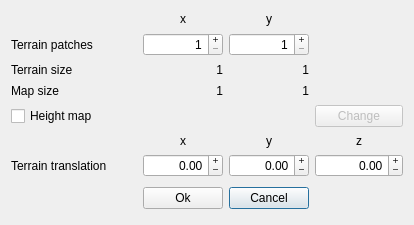
<?xml version="1.0" encoding="UTF-8"?>
<ui version="4.0">
 <class>InitTerrain</class>
 <widget class="QDialog" name="InitTerrain">
  <property name="geometry">
   <rect>
    <x>0</x>
    <y>0</y>
    <width>414</width>
    <height>225</height>
   </rect>
  </property>
  <property name="windowTitle">
   <string>Dialog</string>
  </property>
  <layout class="QGridLayout" name="gridLayout">
   <item row="6" column="5" colspan="2">
    <widget class="QDoubleSpinBox" name="translation_z">
     <property name="alignment">
      <set>Qt::AlignRight|Qt::AlignTrailing|Qt::AlignVCenter</set>
     </property>
     <property name="buttonSymbols">
      <enum>QAbstractSpinBox::PlusMinus</enum>
     </property>
     <property name="minimum">
      <double>-100.000000000000000</double>
     </property>
     <property name="maximum">
      <double>100.000000000000000</double>
     </property>
    </widget>
   </item>
   <item row="1" column="3" colspan="2">
    <widget class="QSpinBox" name="patches_y">
     <property name="alignment">
      <set>Qt::AlignRight|Qt::AlignTrailing|Qt::AlignVCenter</set>
     </property>
     <property name="buttonSymbols">
      <enum>QAbstractSpinBox::PlusMinus</enum>
     </property>
     <property name="minimum">
      <number>1</number>
     </property>
     <property name="maximum">
      <number>64</number>
     </property>
    </widget>
   </item>
   <item row="3" column="0">
    <widget class="QLabel" name="label_3">
     <property name="text">
      <string>Map size</string>
     </property>
    </widget>
   </item>
   <item row="7" column="3" colspan="2">
    <widget class="QPushButton" name="pushButton_2">
     <property name="text">
      <string>Cancel</string>
     </property>
     <property name="icon">
      <iconset resource="icons/resourcen.qrc">
       <normaloff>:/icons/gtk-cancel.png</normaloff>:/icons/gtk-cancel.png</iconset>
     </property>
    </widget>
   </item>
   <item row="6" column="1" colspan="2">
    <widget class="QDoubleSpinBox" name="translation_x">
     <property name="alignment">
      <set>Qt::AlignRight|Qt::AlignTrailing|Qt::AlignVCenter</set>
     </property>
     <property name="buttonSymbols">
      <enum>QAbstractSpinBox::PlusMinus</enum>
     </property>
     <property name="minimum">
      <double>-100.000000000000000</double>
     </property>
     <property name="maximum">
      <double>100.000000000000000</double>
     </property>
    </widget>
   </item>
   <item row="3" column="1" colspan="2">
    <widget class="QLabel" name="map_size_x">
     <property name="text">
      <string>1</string>
     </property>
     <property name="alignment">
      <set>Qt::AlignRight|Qt::AlignTrailing|Qt::AlignVCenter</set>
     </property>
    </widget>
   </item>
   <item row="4" column="1" colspan="4">
    <widget class="QLabel" name="height_map_name">
     <property name="enabled">
      <bool>true</bool>
     </property>
     <property name="text">
      <string/>
     </property>
    </widget>
   </item>
   <item row="4" column="0">
    <widget class="QCheckBox" name="height_map_checkbox">
     <property name="enabled">
      <bool>true</bool>
     </property>
     <property name="text">
      <string>Height map</string>
     </property>
    </widget>
   </item>
   <item row="2" column="0">
    <widget class="QLabel" name="label_2">
     <property name="text">
      <string>Terrain size</string>
     </property>
    </widget>
   </item>
   <item row="2" column="1" colspan="2">
    <widget class="QLabel" name="size_x">
     <property name="text">
      <string>1</string>
     </property>
     <property name="alignment">
      <set>Qt::AlignRight|Qt::AlignTrailing|Qt::AlignVCenter</set>
     </property>
    </widget>
   </item>
   <item row="2" column="3" colspan="2">
    <widget class="QLabel" name="size_y">
     <property name="text">
      <string>1</string>
     </property>
     <property name="alignment">
      <set>Qt::AlignRight|Qt::AlignTrailing|Qt::AlignVCenter</set>
     </property>
    </widget>
   </item>
   <item row="7" column="5" colspan="2">
    <spacer name="horizontalSpacer_2">
     <property name="orientation">
      <enum>Qt::Horizontal</enum>
     </property>
     <property name="sizeHint" stdset="0">
      <size>
       <width>88</width>
       <height>31</height>
      </size>
     </property>
    </spacer>
   </item>
   <item row="6" column="0">
    <widget class="QLabel" name="label_5">
     <property name="text">
      <string>Terrain translation</string>
     </property>
    </widget>
   </item>
   <item row="6" column="3" colspan="2">
    <widget class="QDoubleSpinBox" name="translation_y">
     <property name="alignment">
      <set>Qt::AlignRight|Qt::AlignTrailing|Qt::AlignVCenter</set>
     </property>
     <property name="buttonSymbols">
      <enum>QAbstractSpinBox::PlusMinus</enum>
     </property>
     <property name="minimum">
      <double>-100.000000000000000</double>
     </property>
     <property name="maximum">
      <double>100.000000000000000</double>
     </property>
    </widget>
   </item>
   <item row="7" column="1" colspan="2">
    <widget class="QPushButton" name="pushButton">
     <property name="text">
      <string>Ok</string>
     </property>
     <property name="icon">
      <iconset resource="icons/resourcen.qrc">
       <normaloff>:/icons/gtk-apply.png</normaloff>:/icons/gtk-apply.png</iconset>
     </property>
    </widget>
   </item>
   <item row="4" column="5" colspan="2">
    <widget class="QPushButton" name="height_map_change">
     <property name="enabled">
      <bool>false</bool>
     </property>
     <property name="text">
      <string>Change</string>
     </property>
    </widget>
   </item>
   <item row="1" column="0">
    <widget class="QLabel" name="label">
     <property name="text">
      <string>Terrain patches</string>
     </property>
    </widget>
   </item>
   <item row="7" column="0">
    <spacer name="horizontalSpacer">
     <property name="orientation">
      <enum>Qt::Horizontal</enum>
     </property>
     <property name="sizeHint" stdset="0">
      <size>
       <width>100</width>
       <height>28</height>
      </size>
     </property>
    </spacer>
   </item>
   <item row="3" column="3" colspan="2">
    <widget class="QLabel" name="map_size_y">
     <property name="text">
      <string>1</string>
     </property>
     <property name="alignment">
      <set>Qt::AlignRight|Qt::AlignTrailing|Qt::AlignVCenter</set>
     </property>
    </widget>
   </item>
   <item row="1" column="1" colspan="2">
    <widget class="QSpinBox" name="patches_x">
     <property name="alignment">
      <set>Qt::AlignRight|Qt::AlignTrailing|Qt::AlignVCenter</set>
     </property>
     <property name="readOnly">
      <bool>false</bool>
     </property>
     <property name="buttonSymbols">
      <enum>QAbstractSpinBox::PlusMinus</enum>
     </property>
     <property name="minimum">
      <number>1</number>
     </property>
     <property name="maximum">
      <number>64</number>
     </property>
    </widget>
   </item>
   <item row="5" column="1" colspan="2">
    <widget class="QLabel" name="label_8">
     <property name="text">
      <string>x</string>
     </property>
     <property name="alignment">
      <set>Qt::AlignCenter</set>
     </property>
    </widget>
   </item>
   <item row="5" column="3" colspan="2">
    <widget class="QLabel" name="label_9">
     <property name="text">
      <string>y</string>
     </property>
     <property name="alignment">
      <set>Qt::AlignCenter</set>
     </property>
    </widget>
   </item>
   <item row="5" column="5" colspan="2">
    <widget class="QLabel" name="label_7">
     <property name="text">
      <string>z</string>
     </property>
     <property name="alignment">
      <set>Qt::AlignCenter</set>
     </property>
    </widget>
   </item>
   <item row="0" column="1" colspan="2">
    <widget class="QLabel" name="label_4">
     <property name="text">
      <string>x</string>
     </property>
     <property name="alignment">
      <set>Qt::AlignCenter</set>
     </property>
    </widget>
   </item>
   <item row="0" column="3" colspan="2">
    <widget class="QLabel" name="label_6">
     <property name="text">
      <string>y</string>
     </property>
     <property name="alignment">
      <set>Qt::AlignCenter</set>
     </property>
    </widget>
   </item>
  </layout>
 </widget>
 <tabstops>
  <tabstop>patches_x</tabstop>
  <tabstop>patches_y</tabstop>
  <tabstop>height_map_checkbox</tabstop>
  <tabstop>height_map_change</tabstop>
  <tabstop>pushButton</tabstop>
  <tabstop>pushButton_2</tabstop>
 </tabstops>
 <resources>
  <include location="icons/resourcen.qrc"/>
 </resources>
 <connections>
  <connection>
   <sender>pushButton</sender>
   <signal>clicked()</signal>
   <receiver>InitTerrain</receiver>
   <slot>accept()</slot>
   <hints>
    <hint type="sourcelabel">
     <x>140</x>
     <y>266</y>
    </hint>
    <hint type="destinationlabel">
     <x>199</x>
     <y>149</y>
    </hint>
   </hints>
  </connection>
  <connection>
   <sender>pushButton_2</sender>
   <signal>clicked()</signal>
   <receiver>InitTerrain</receiver>
   <slot>reject()</slot>
   <hints>
    <hint type="sourcelabel">
     <x>232</x>
     <y>266</y>
    </hint>
    <hint type="destinationlabel">
     <x>199</x>
     <y>149</y>
    </hint>
   </hints>
  </connection>
  <connection>
   <sender>height_map_checkbox</sender>
   <signal>toggled(bool)</signal>
   <receiver>height_map_change</receiver>
   <slot>setEnabled(bool)</slot>
   <hints>
    <hint type="sourcelabel">
     <x>60</x>
     <y>72</y>
    </hint>
    <hint type="destinationlabel">
     <x>351</x>
     <y>72</y>
    </hint>
   </hints>
  </connection>
 </connections>
</ui>
